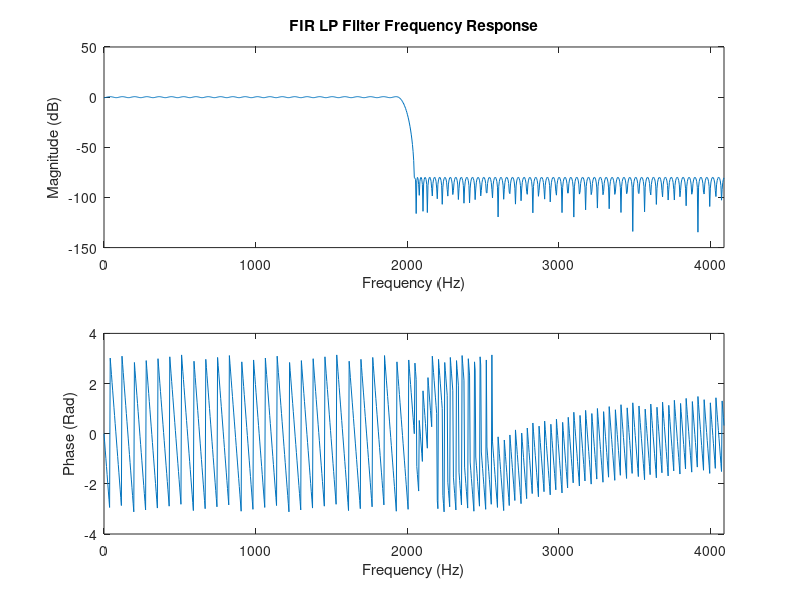

Write the MATLAB code that produced this figure.
%downsample handel to 4192
%max frequency allowable is 2048Hz

%Clear any open plot windows
close all;

load handel;
fs = 8192; %Audio sampling frequency
num_samples = length(y);

%filter to remove all higher frequencies
load('lp_downsampling_fc');

%show the filter's frequency response
%FREQZ FOR FIR low-pass
%load the filter coeff

%determine the filters frequency response
mag_response = abs(freqz(lp_downsampling_fc, 1, 1000));
phase_response = angle(freqz(lp_downsampling_fc, 1, 1000));
frequency_labeling = (fs/2)/(2*pi)*(0:2*pi/length(mag_response):2*pi - 2*pi/length(mag_response));

%plot the filters frequency response
figure();
subplot(2,1,1);
plot(frequency_labeling, 20*log10(mag_response));
title("FIR LP Filter Frequency Response");
xlabel("Frequency (Hz)");
xlim([0, frequency_labeling(end)]);
ylabel("Magnitude (dB)");

subplot(2,1,2);
plot(frequency_labeling, phase_response)
xlabel("Frequency (Hz)");
xlim([0, frequency_labeling(end)]);
ylabel("Phase (Rad)");

%save to file
print(gcf, '-dpng', 'lp_downsampling_response.png') %Save as png




%lowpass handel
y_lp = conv(y, lp_downsampling_fc);

%downsample filtered signal by removing every second sample
yd2 = y_lp(1:2:end);

%compare the correctly downsampled version to the aliased version
%correct version
%soundsc(yd2, 4192); 

%aliased version
%soundsc(y(1:2:end)), 4192);



%downsample a second time
%lowpass handel
y_lp = conv(yd2, lp_downsampling_fc);

%downsample filtered signal by removing every second sample
yd4 = y_lp(1:2:end);

%compare the correctly downsampled version to the aliased version
%correct version
%soundsc(yd4, 2091); 

%aliased version
%soundsc(y(1:4:end), 2091);
    